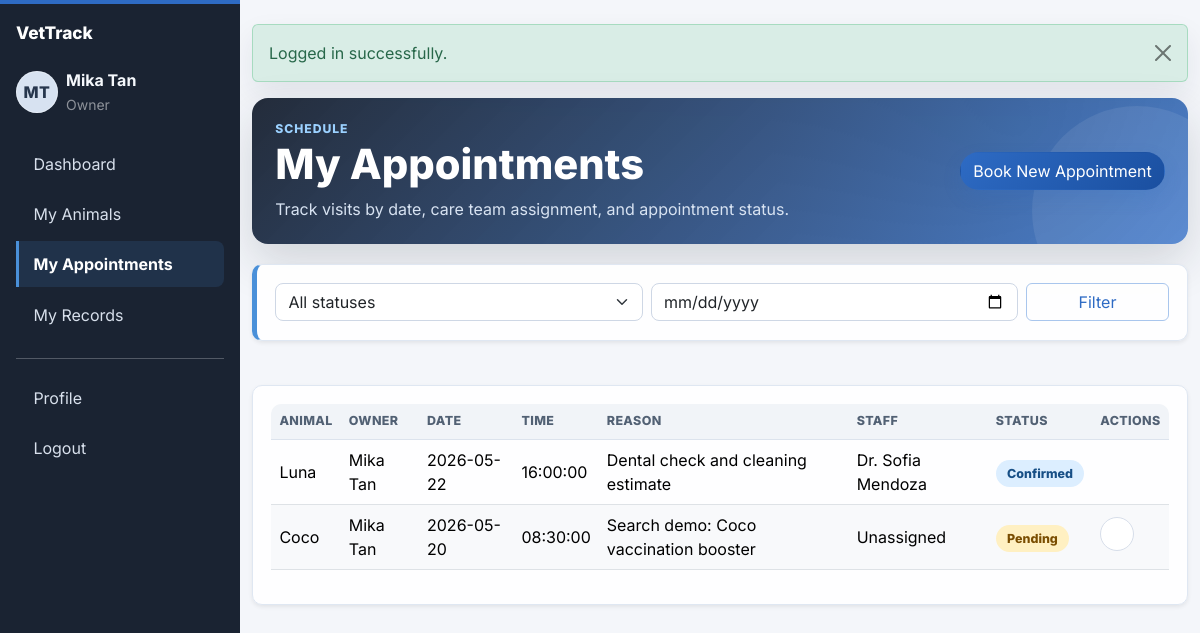
The page /pages/appointments.php (signed in) on the database its author committed.
### tables this page shows
CREATE TABLE appointments (
    id INT UNSIGNED AUTO_INCREMENT PRIMARY KEY,
    animal_id INT UNSIGNED NOT NULL,
    staff_id INT UNSIGNED NULL,
    date DATE NOT NULL,
    time TIME NOT NULL,
    reason TEXT NOT NULL,
    status ENUM('pending','confirmed','done','cancelled') NOT NULL DEFAULT 'pending',
    created_at TIMESTAMP DEFAULT CURRENT_TIMESTAMP,
    CONSTRAINT fk_appointments_animal
        FOREIGN KEY (animal_id)
        REFERENCES animals(id)
        ON DELETE CASCADE
        ON UPDATE CASCADE,
    CONSTRAINT fk_appointments_staff
        FOREIGN KEY (staff_id)
        REFERENCES users(id)
        ON DELETE SET NULL
        ON UPDATE CASCADE
);

CREATE TABLE animals (
    id INT UNSIGNED AUTO_INCREMENT PRIMARY KEY,
    owner_id INT UNSIGNED NOT NULL,
    name VARCHAR(100) NOT NULL,
    species VARCHAR(100) NOT NULL DEFAULT 'other',
    breed VARCHAR(100) DEFAULT NULL,
    age DECIMAL(5,2) DEFAULT NULL,
    weight DECIMAL(6,2) DEFAULT NULL,
    created_at TIMESTAMP DEFAULT CURRENT_TIMESTAMP,
    CONSTRAINT fk_animals_owner
        FOREIGN KEY (owner_id)
        REFERENCES owners(id)
        ON DELETE CASCADE
        ON UPDATE CASCADE
);

CREATE TABLE users (
    id INT UNSIGNED AUTO_INCREMENT PRIMARY KEY,
    name VARCHAR(100) NOT NULL,
    email VARCHAR(150) NOT NULL UNIQUE,
    password VARCHAR(255) NOT NULL,
    role ENUM('admin','staff','owner') NOT NULL DEFAULT 'owner',
    created_at TIMESTAMP DEFAULT CURRENT_TIMESTAMP
);

### includes/functions.php (called while the page is built, shortened)
<?php
function get_flash()
{
    $flash = $_SESSION['flash'];
    return $flash;
}
function app_url($path = '')
{
    return BASE_URL . ltrim((string) $path, '/');
}

### pages/appointments.php (the view, shortened to what this page needs)
<?php
require_once __DIR__ . '/../config/db.php';
require_once __DIR__ . '/../includes/functions.php';
$role = $_SESSION['role'] ?? '';
$userId = (int) ($_SESSION['user_id'] ?? 0);
$date = $_GET['date'] ?? '';
$params = [];
$statusBadgeClasses = [
    'pending' => 'status-pending',
    'confirmed' => 'status-confirmed',
    'done' => 'status-done',
    'cancelled' => 'status-cancelled',
];
if ($role === 'owner') {
    $ownerStmt = $pdo->prepare('SELECT id FROM owners WHERE user_id = :user_id LIMIT 1');
    $ownerStmt->execute(['user_id' => $userId]);
    $owner = $ownerStmt->fetch();
    $ownerId = $owner ? (int) $owner['id'] : 0;
    $sql = 'SELECT appointments.*, animals.name AS animal_name, users.name AS owner_name, staff.name AS staff_name
            FROM appointments
            INNER JOIN animals ON appointments.animal_id = animals.id
            INNER JOIN owners ON animals.owner_id = owners.id
            INNER JOIN users ON owners.user_id = users.id
            LEFT JOIN users AS staff ON appointments.staff_id = staff.id
            WHERE animals.owner_id = :owner_id';
    $params['owner_id'] = $ownerId;
}
$sql .= ' ORDER BY appointments.date DESC, appointments.time DESC';
$stmt = $pdo->prepare($sql);
$stmt->execute($params);
$appointments = $stmt->fetchAll();
include __DIR__ . '/../includes/header.php';
?>
<div class="entity-page">
    <section class="entity-hero">
        <div>
            <div class="entity-kicker">
                <?php echo htmlspecialchars('Schedule', ENT_QUOTES, 'UTF-8'); ?>
            </div>
            <h1 class="entity-title">
                <?php echo htmlspecialchars($role === 'owner' ? 'My Appointments' : 'Appointments', ENT_QUOTES, 'UTF-8'); ?>
            </h1>
            <p class="entity-subtitle">
                <?php echo htmlspecialchars('Track visits by date, care team assignment, and appointment status.', ENT_QUOTES, 'UTF-8'); ?>
            </p>
        </div>
        <div class="entity-actions">
            <a href="<?php echo htmlspecialchars(app_url('pages/appointments_form.php'), ENT_QUOTES, 'UTF-8'); ?>" class="btn btn-primary">
                <?php echo htmlspecialchars('Book New Appointment', ENT_QUOTES, 'UTF-8'); ?>
            </a>
        </div>
    </section>
<div class="filter-card card shadow-sm mb-4">
    <div class="card-body">
        <form method="get" action="<?php echo htmlspecialchars(app_url('pages/appointments.php'), ENT_QUOTES, 'UTF-8'); ?>" class="row g-2">
            <div class="col-md-5">
                <select name="status" class="form-select">
                    <option value="">
                        <?php echo htmlspecialchars('All statuses', ENT_QUOTES, 'UTF-8'); ?>
                    </option>
                </select>
            </div>
            <div class="col-md-5">
                <input type="date" name="date" class="form-control"
                       value="<?php echo htmlspecialchars($date, ENT_QUOTES, 'UTF-8'); ?>">
            </div>
            <div class="col-md-2 d-grid">
                <button type="submit" class="btn btn-outline-primary">
                    <?php echo htmlspecialchars('Filter', ENT_QUOTES, 'UTF-8'); ?>
                </button>
            </div>
        </form>
    </div>
</div>
<div class="entity-table-card card shadow-sm">
    <div class="card-body">
        <?php if (empty($appointments)): ?>
            <p class="empty-state text-muted mb-0">
                <?php echo htmlspecialchars('No appointments found.', ENT_QUOTES, 'UTF-8'); ?>
            </p>
        <?php else: ?>
            <div class="table-responsive">
                <table class="table table-hover align-middle">
                    <thead>
                    <tr>
                        <th><?php echo htmlspecialchars('Animal', ENT_QUOTES, 'UTF-8'); ?></th>
                        <th><?php echo htmlspecialchars('Owner', ENT_QUOTES, 'UTF-8'); ?></th>
                        <th><?php echo htmlspecialchars('Date', ENT_QUOTES, 'UTF-8'); ?></th>
                        <th><?php echo htmlspecialchars('Time', ENT_QUOTES, 'UTF-8'); ?></th>
                        <th><?php echo htmlspecialchars('Reason', ENT_QUOTES, 'UTF-8'); ?></th>
                        <th><?php echo htmlspecialchars('Staff', ENT_QUOTES, 'UTF-8'); ?></th>
                        <th><?php echo htmlspecialchars('Status', ENT_QUOTES, 'UTF-8'); ?></th>
                        <th><?php echo htmlspecialchars('Actions', ENT_QUOTES, 'UTF-8'); ?></th>
                    </tr>
                    </thead>
                    <tbody>
                    <?php foreach ($appointments as $appointment): ?>
                        <?php $badgeClass = $statusBadgeClasses[$appointment['status']] ?? 'secondary'; ?>
                        <tr>
                            <td><?php echo htmlspecialchars($appointment['animal_name'], ENT_QUOTES, 'UTF-8'); ?></td>
                            <td><?php echo htmlspecialchars($appointment['owner_name'], ENT_QUOTES, 'UTF-8'); ?></td>
                            <td><?php echo htmlspecialchars($appointment['date'], ENT_QUOTES, 'UTF-8'); ?></td>
                            <td><?php echo htmlspecialchars($appointment['time'], ENT_QUOTES, 'UTF-8'); ?></td>
                            <td><?php echo htmlspecialchars($appointment['reason'], ENT_QUOTES, 'UTF-8'); ?></td>
                            <td><?php echo htmlspecialchars($appointment['staff_name'] ?? 'Unassigned', ENT_QUOTES, 'UTF-8'); ?></td>
                            <td>
                                <span class="status-badge <?php echo htmlspecialchars($badgeClass, ENT_QUOTES, 'UTF-8'); ?>">
                                    <?php echo htmlspecialchars(ucfirst($appointment['status']), ENT_QUOTES, 'UTF-8'); ?>
                                </span>
                            </td>
                            <td>
                                <div class="table-actions">
                                    <?php if ($role === 'owner' && $appointment['status'] === 'pending'): ?>
                                        <form method="post"
                                              action="<?php echo htmlspecialchars(app_url('pages/appointments.php'), ENT_QUOTES, 'UTF-8'); ?>"
                                              class="d-inline js-confirm-form"
                                              data-confirm-title="<?php echo htmlspecialchars('Cancel appointment?', ENT_QUOTES, 'UTF-8'); ?>"
                                              data-confirm-message="<?php echo htmlspecialchars('This will mark the pending appointment as cancelled.', ENT_QUOTES, 'UTF-8'); ?>"
                                              data-confirm-button="<?php echo htmlspecialchars('Cancel Appointment', ENT_QUOTES, 'UTF-8'); ?>">
                                            <button type="submit"
                                                    class="btn-icon btn-icon-danger"
                                                    title="<?php echo htmlspecialchars('Cancel appointment', ENT_QUOTES, 'UTF-8'); ?>"
                                                    aria-label="<?php echo htmlspecialchars('Cancel appointment', ENT_QUOTES, 'UTF-8'); ?>">
                                            </button>
                                        </form>
                                    <?php endif; ?>
                                </div>
                            </td>
                        </tr>
                    <?php endforeach; ?>
                    </tbody>
                </table>
            </div>
        <?php endif; ?>
    </div>
</div>
</div>
<?php include __DIR__ . '/../includes/footer.php'; ?>

### includes/header.php (shortened to what this page needs)
<?php
require_once __DIR__ . '/functions.php';
$currentPage = $_SERVER['PHP_SELF'] ?? '';
$isLoggedIn = isset($_SESSION['user_id']);
$userName = $_SESSION['name'] ?? '';
$userRole = $_SESSION['role'] ?? '';
function is_active_link($path, $currentPage)
{
    $page = basename((string) $currentPage);
    $section = str_ends_with($path, '.php') ? substr($path, 0, -4) : $path;
    return ($page === $path || str_starts_with($page, $section . '_')) ? 'active' : '';
}
function get_initials($name)
{
    $name = trim((string) $name);
    $parts = preg_split('/\s+/', $name);
    $initials = '';
    foreach ($parts as $part) {
        if ($part !== '') {
            $initials .= strtoupper(substr($part, 0, 1));
        }
        if (strlen($initials) >= 2) {
            break;
        }
    }
    return $initials !== '' ? $initials : 'U';
}
$ownerLinks = [
    ['label' => 'Dashboard', 'url' => BASE_URL . 'pages/dashboard.php', 'match' => 'dashboard.php'],
    ['label' => 'My Animals', 'url' => BASE_URL . 'pages/animals.php', 'match' => 'animals.php'],
    ['label' => 'My Appointments', 'url' => BASE_URL . 'pages/appointments.php', 'match' => 'appointments.php'],
    ['label' => 'My Records', 'url' => BASE_URL . 'pages/health_records.php', 'match' => 'health_records.php'],
];
$navLinks = $ownerLinks;
?>
<!DOCTYPE html>
<html lang="en">
<head>
    <link href="https://cdn.jsdelivr.net/npm/bootstrap@5.3.6/dist/css/bootstrap.min.css" rel="stylesheet">
    <link href="<?php echo htmlspecialchars(BASE_URL . 'assets/css/style.css', ENT_QUOTES, 'UTF-8'); ?>" rel="stylesheet">
</head>
<body>
<?php if ($isLoggedIn): ?>
    <aside class="sidebar d-none d-md-block position-fixed top-0 start-0 vh-100 p-3">
        <div class="sidebar-brand">
            <span><?php echo htmlspecialchars('VetTrack', ENT_QUOTES, 'UTF-8'); ?></span>
        </div>
        <div class="d-flex align-items-center mb-4">
            <div class="avatar-circle d-flex align-items-center justify-content-center me-2">
                <?php echo htmlspecialchars(get_initials($userName), ENT_QUOTES, 'UTF-8'); ?>
            </div>
            <div>
                <div class="fw-bold">
                    <?php echo htmlspecialchars($userName, ENT_QUOTES, 'UTF-8'); ?>
                </div>
                <small class="text-white-50">
                    <?php echo htmlspecialchars(ucfirst($userRole), ENT_QUOTES, 'UTF-8'); ?>
                </small>
            </div>
        </div>
        <nav class="nav flex-column">
            <?php foreach ($navLinks as $link): ?>
                <a class="nav-link <?php echo htmlspecialchars(is_active_link($link['match'], $currentPage), ENT_QUOTES, 'UTF-8'); ?>"
                   href="<?php echo htmlspecialchars($link['url'], ENT_QUOTES, 'UTF-8'); ?>">
                    <?php echo htmlspecialchars($link['label'], ENT_QUOTES, 'UTF-8'); ?>
                </a>
            <?php endforeach; ?>
            <hr class="border-light">
            <a class="nav-link <?php echo htmlspecialchars(is_active_link('profile.php', $currentPage), ENT_QUOTES, 'UTF-8'); ?>" href="<?php echo htmlspecialchars(BASE_URL . 'pages/profile.php', ENT_QUOTES, 'UTF-8'); ?>">
                <?php echo htmlspecialchars('Profile', ENT_QUOTES, 'UTF-8'); ?>
            </a>
            <a class="nav-link" href="<?php echo htmlspecialchars(BASE_URL . 'auth/logout.php', ENT_QUOTES, 'UTF-8'); ?>">
                <?php echo htmlspecialchars('Logout', ENT_QUOTES, 'UTF-8'); ?>
            </a>
        </nav>
    </aside>
    <main class="main-content">
        <div class="container-fluid py-4">
            <?php include __DIR__ . '/flash.php'; ?>
<?php else: ?>
    <main>
        <div class="container py-4">
            <?php include __DIR__ . '/flash.php'; ?>
<?php endif; ?>

### includes/flash.php (shortened to what this page needs)
<?php
$flash = get_flash();
$type = $flash['type'] ?? 'info';
$message = $flash['message'] ?? '';
?>
<div class="alert alert-<?php echo htmlspecialchars($type, ENT_QUOTES, 'UTF-8'); ?> alert-dismissible fade show global-feedback" role="alert">
    <?php echo htmlspecialchars($message, ENT_QUOTES, 'UTF-8'); ?>
    <button type="button" class="btn-close" data-bs-dismiss="alert" aria-label="<?php echo htmlspecialchars('Close', ENT_QUOTES, 'UTF-8'); ?>"></button>
</div>

### includes/footer.php (shortened to what this page needs)
<?php
require_once __DIR__ . '/functions.php';
?>
        </div>
    </main>
</body>
</html>

### rows shown on the page
appointments: animal.name "Luna", users.name "Mika Tan", date "2026-05-22", time "16:00:00", reason "Dental check and cleaning estimate", staff.name "Dr. Sofia Mendoza", status "Confirmed"
appointments: animal.name "Coco", users.name "Mika Tan", date "2026-05-20", time "08:30:00", reason "Search demo: Coco vaccination booster", staff_name "Unassigned", status "Pending"

### other values the page prints
get_initials($userName) "MT"
$userName "Mika Tan"
$userRole "Owner"
$link['label'] "Dashboard"
$link['label'] "My Animals"
$link['label'] "My Appointments"
$link['label'] "My Records"
$message "Logged in successfully."
$role === 'owner' ? 'My Appointments' : 'Appointments' "My Appointments"
form field status "All statuses"
